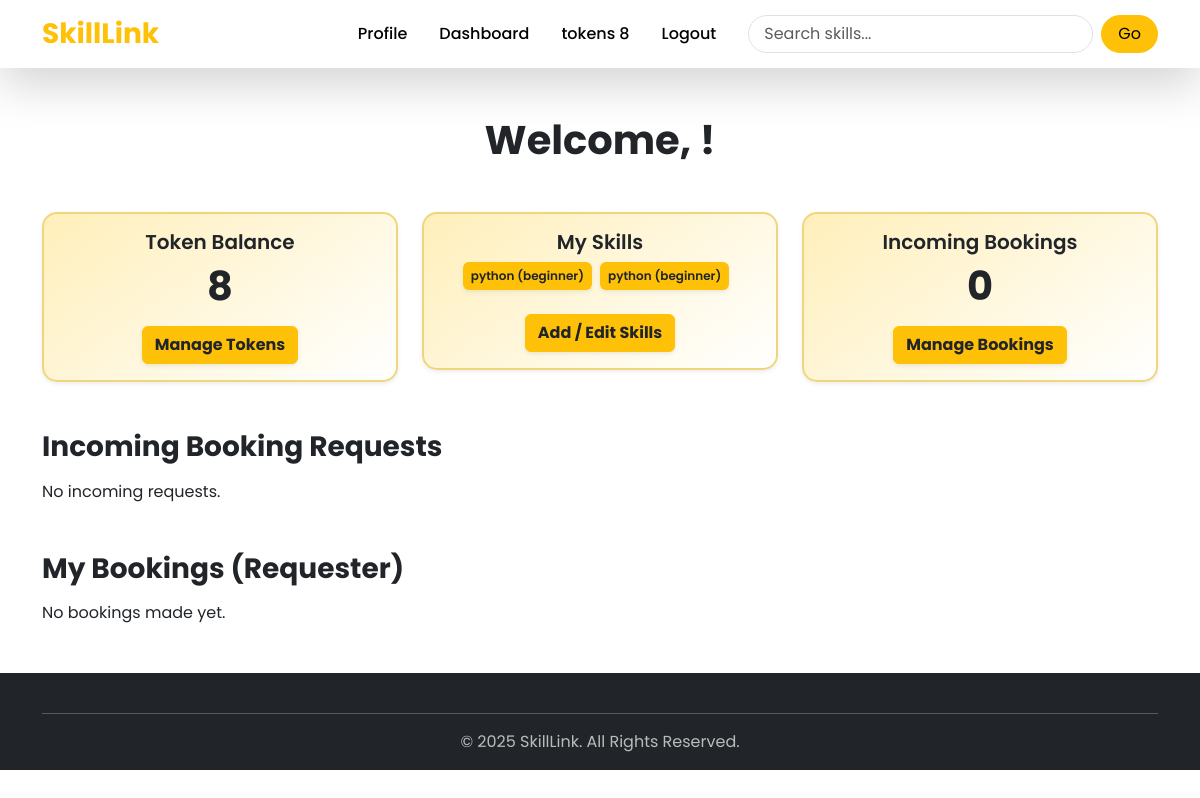
Page /accounts/dashboard/ (signed in) on the committed database.
### accounts/models.py (models this page shows, shortened)
class Profile(models.Model):
    user = models.OneToOneField(User, on_delete=models.CASCADE)
    bio = models.CharField(max_length=100 ,blank=True, null=True)
    profile_pic = CloudinaryField('image', default='default.png')
    location = models.CharField(max_length=100, blank=True, null=True)
    languages_spoken = models.CharField(max_length=200, blank=True, null=True)
    experience_level = models.CharField(
        max_length=20,
        choices=[
            ("beginner", "Beginner"),
            ("intermediate", "Intermediate"),
            ("expert", "Expert"),
        ],
        default="beginner"
    )
    tokens_balance = models.PositiveIntegerField(default=0)
    rating = models.FloatField(default=0.0)
    joined_on = models.DateTimeField(auto_now_add=True)
    verified = models.BooleanField(default=False)
    @property
    def token_balance(self):
        totals = Transaction.objects.filter(user=self).values("transaction_type").annotate(total=models.Sum("amount"))
        earned = next((t["total"] for t in totals if t["transaction_type"] == "earned"), 0)
        spent = next((t["total"] for t in totals if t["transaction_type"] == "spent"), 0)
        purchased = next((t["total"] for t in totals if t["transaction_type"] == "purchased"), 0)
        return (purchased + earned) - spent

### skills/models.py (models this page shows, shortened)
class ProfileSkill(models.Model):
    profile = models.ForeignKey(Profile, on_delete=models.CASCADE, related_name="skills")
    skill = models.ForeignKey(Skill, on_delete=models.CASCADE)
    EXPERIENCE_CHOICES = [
        ("beginner", "Beginner"),
        ("intermediate", "Intermediate"),
        ("advanced", "Advanced"),
        ("expert", "Expert"),
    ]
    experience_level = models.CharField(max_length=20, choices=EXPERIENCE_CHOICES, default="beginner")
    LEARNING_STATUS_CHOICES = [
        ("learning", "Learning"),
        ("practicing", "Practicing"),
        ("mastered", "Mastered"),
        ("teaching", "Teaching"),
    ]
    learning_status = models.CharField(max_length=20, choices=LEARNING_STATUS_CHOICES, default="learning")
    years_of_experience = models.PositiveIntegerField(default=0)
    personal_description = models.TextField(blank=True, null=True)
    available_for_teaching = models.BooleanField(default=False)
    token_cost = models.PositiveIntegerField(default=0)
    times_taught = models.PositiveIntegerField(default=0)
    average_rating = models.FloatField(default=0.0)
    verified = models.BooleanField(default=False)
    notes = models.TextField(blank=True, null=True)
    certificate_url = models.URLField(blank=True, null=True)
    added_on = models.DateTimeField(auto_now_add=True)

class Skill(models.Model):
    name = models.CharField(max_length=100)
    category = models.CharField(max_length=50, blank=True, null=True)
    skill_icon  =CloudinaryField('image', default='default.png')

### accounts/views.py (the view)
# urls.py: path('dashboard/', dashboard, name='dashboard'),
@login_required
def dashboard(request):
    profile, _ = Profile.objects.get_or_create(user=request.user)
    provider_bookings = Booking.objects.filter(provider=profile).order_by('-requested_at')
    incoming_requests = provider_bookings.filter(status='pending')
    accepted_bookings_provider = provider_bookings.filter(status__in=['accepted', 'scheduled'])
    past_bookings_provider = provider_bookings.filter(status__in=['completed', 'rejected', 'cancelled'])
    requester_bookings = Booking.objects.filter(requester=profile).order_by('-requested_at')
    pending_bookings_requester = requester_bookings.filter(status='pending')
    accepted_bookings_requester = requester_bookings.filter(status__in=['accepted', 'scheduled'])
    past_bookings_requester = requester_bookings.filter(status__in=['completed', 'rejected', 'cancelled'])
    user_skills = ProfileSkill.objects.filter(profile=profile)
    context = {
        "profile": profile,
        "user_skills": user_skills,
        "incoming_requests": incoming_requests,
        "accepted_bookings_provider": accepted_bookings_provider,
        "past_bookings_provider": past_bookings_provider,
        "pending_bookings_requester": pending_bookings_requester,
        "accepted_bookings_requester": accepted_bookings_requester,
        "past_bookings_requester": past_bookings_requester,
    }
    return render(request, "dashboard.html", context)

### accounts/templates/dashboard.html (shortened to what this page needs)
{% extends 'base.html' %}
{% block content %}
<div class="container mt-5">
    <h1 class="text-center mb-5 fw-bold text-dark animate__animated animate__fadeInDown">Welcome, {{ user.first_name }}!</h1>
    <div class="row g-4 mb-5">
        <div class="col-md-4">
            <div class="card shadow-sm text-center dashboard-card animate__animated animate__fadeInUp"
                 style="background: linear-gradient(145deg, #ffefba, #ffffff); border-radius:15px; border: 2px solid #f0d67b; transition: transform 0.3s ease;">
                <div class="card-body">
                    <h5 class="card-title fw-semibold">Token Balance</h5>
                    <p class="display-6 fw-bold">{{ profile.token_balance }}</p>
                    <a href="{% url 'token_balance' %}" class="btn btn-warning text-dark fw-bold shadow-sm dashboard-btn">Manage Tokens</a>
                </div>
            </div>
        </div>
        <div class="col-md-4">
            <div class="card shadow-sm text-center dashboard-card animate__animated animate__fadeInUp animate__delay-1s"
                 style="background: linear-gradient(145deg, #ffefba, #ffffff); border-radius:15px; border: 2px solid #f0d67b; transition: transform 0.3s ease;">
                <div class="card-body">
                    <h5 class="card-title fw-semibold">My Skills</h5>
                    {% if user_skills %}
                        <div class="d-flex flex-wrap justify-content-center mb-3">
                            {% for skill in user_skills %}
                                <span class="badge bg-warning text-dark fw-semibold me-2 mb-2 p-2 shadow-sm">
                                    {{ skill.skill.name }} ({{ skill.experience_level }})
                                </span>
                            {% endfor %}
                        </div>
                    {% else %}
                        <p class="text-dark">No skills added.</p>
                    {% endif %}
                    <a href="{% url 'add_skill' %}" class="btn btn-warning text-dark fw-bold shadow-sm dashboard-btn">Add / Edit Skills</a>
                </div>
            </div>
        </div>
        <div class="col-md-4">
            <div class="card shadow-sm text-center dashboard-card animate__animated animate__fadeInUp animate__delay-2s"
                 style="background: linear-gradient(145deg, #ffefba, #ffffff); border-radius:15px; border: 2px solid #f0d67b; transition: transform 0.3s ease;">
                <div class="card-body">
                    <h5 class="card-title fw-semibold">Incoming Bookings</h5>
                    <p class="display-6 fw-bold">{{ incoming_requests.count }}</p>
                    <a href="{% url 'booking_list' %}" class="btn btn-warning text-dark fw-bold shadow-sm dashboard-btn">Manage Bookings</a>
                </div>
            </div>
        </div>
    </div>
    <div class="mb-5">
        <h3 class="mb-3 fw-bold text-dark animate__animated animate__fadeInLeft" id="incoming-bookings">Incoming Booking Requests</h3>
        {% if incoming_requests %}
            {% for booking in incoming_requests %}
            <div class="card mb-3 shadow-sm booking-card animate__animated animate__fadeInUp"
                 style="background: #fffacd; border: 1px solid #f0d67b; border-radius:12px; transition: transform 0.3s ease;">
                <div class="card-body">
                    <p><strong>Requester:</strong> {{ booking.requester.user.get_full_name|default:booking.requester.user.username }}</p>
                    <p><strong>Skill:</strong> {{ booking.skill.name }}</p>
                    <p><strong>Status:</strong> <span class="badge bg-info text-dark">{{ booking.status|capfirst }}</span></p>
                    {% if booking.status == 'pending' %}
                        <a href="{% url 'schedule_meeting' booking.id %}" class="btn btn-primary btn-sm me-1 booking-btn">Schedule Meeting</a>
                        <a href="{% url 'booking_update_status' booking.id 'reject' %}" class="btn btn-danger btn-sm booking-btn">Reject</a>
                    {% elif booking.status == 'scheduled' %}
                        <a href="{% url 'start_meeting' booking.id %}" class="btn btn-success btn-sm me-1 booking-btn">Start Zoom</a>
                        {% if booking.meeting_started %}
                            <a href="{{ booking.meeting_link }}" target="_blank" class="btn btn-info btn-sm booking-btn">Join Zoom</a>
                        {% endif %}
                    {% elif booking.status == 'rejected' %}
                        <span class="badge bg-danger">Rejected</span>
                    {% elif booking.status == 'cancelled' %}
                        <span class="badge bg-warning">Cancelled</span>
                    {% endif %}
                </div>
            </div>
            {% endfor %}
        {% else %}
            <p class="text-dark">No incoming requests.</p>
        {% endif %}
    </div>
    <div class="mb-5">
        <h3 class="mb-3 fw-bold text-dark animate__animated animate__fadeInLeft">My Bookings (Requester)</h3>
        {% if bookings_made %}
            {% for booking in bookings_made %}
            <div class="card mb-3 shadow-sm booking-card animate__animated animate__fadeInUp"
                 style="background: #fffacd; border: 1px solid #f0d67b; border-radius:12px; transition: transform 0.3s ease;">
                <div class="card-body">
                    <p><strong>Provider:</strong> {{ booking.provider.user.get_full_name|default:booking.provider.user.username }}</p>
                    <p><strong>Skill:</strong> {{ booking.skill.name }}</p>
                    <p><strong>Status:</strong> <span class="badge bg-info text-dark">{{ booking.status|capfirst }}</span></p>
                    {% if booking.status == 'pending' %}
                        <a href="{% url 'booking_update_status' booking.id 'cancel' %}" class="btn btn-warning btn-sm booking-btn">Cancel</a>
                    {% elif booking.status == 'scheduled' %}
                        {% if booking.meeting_started %}
                            <a href="{{ booking.meeting_link }}" target="_blank" class="btn btn-info btn-sm booking-btn">Join Zoom</a>
                        {% endif %}
                    {% elif booking.status == 'rejected' %}
                        <span class="badge bg-danger">Rejected</span>
                    {% elif booking.status == 'cancelled' %}
                        <span class="badge bg-warning">Cancelled</span>
                    {% endif %}
                </div>
            </div>
            {% endfor %}
        {% else %}
            <p class="text-dark">No bookings made yet.</p>
        {% endif %}
    </div>
</div>
<link rel="stylesheet" href="https://cdnjs.cloudflare.com/ajax/libs/animate.css/4.1.1/animate.min.css"/>
{% endblock %}

### templates/base.html (shortened to what this page needs)
<!DOCTYPE html>
<html lang="en">
<head>
  <link href="https://cdn.jsdelivr.net/npm/bootstrap@5.3.3/dist/css/bootstrap.min.css" rel="stylesheet">
</head>
<body>
  <nav class="navbar navbar-expand-lg navbar-dark bg-gradient shadow-lg sticky-top">
    <div class="container">
      <a class="navbar-brand fw-bold fs-3 text-warning" href="{% url 'index' %}">SkillLink</a>
      <div class="collapse navbar-collapse" id="navbarNav">
        <ul class="navbar-nav ms-auto align-items-center">
          <li class="nav-item mx-2">
          {% if user.is_authenticated %}
          <li class="nav-item mx-2">
            <a class="nav-link position-relative" href="{% url 'profile' %}">
              Profile
            </a>
          </li>
          <li class="nav-item mx-2">
            <a class="nav-link position-relative" href="{% url 'dashboard' %}">
              Dashboard
            </a>
          </li>
          <li class="nav-item mx-2">
            <a class="nav-link position-relative" href="{% url 'token_balance' %}">
              tokens {{ user.profile.token_balance }}
            </a>
          </li>
            <li class="nav-item mx-2">
              <a class="nav-link" href="{% url 'logout' %}">Logout</a>
            </li>
          {% endif %}
        </ul>
        <form class="d-flex ms-lg-3 mt-3 mt-lg-0" method="GET" action="{% url 'skill_list' %}">
          <input class="form-control me-2 rounded-pill search-input" type="search" placeholder="Search skills..."
                 aria-label="Search" name="q">
          <button class="btn btn-warning rounded-pill px-3" type="submit">Go</button>
        </form>
      </div>
    </div>
  </nav>
  <main>
    {% block content %}{% endblock %}
  </main>
  <footer class="bg-dark text-white pt-4 pb-3 mt-5">
    <div class="container text-center">
      <hr class="border-light">
      <a class="footer-link mx-3">
      &copy; 2025 SkillLink. All Rights Reserved.
      </a>
    </div>
  </footer>
</body>
</html>

### templates/base.html (style rules this page uses)
.navbar.bg-gradient { background: linear-gradient(90deg, #071129 0%, #1c1f3a 100%); transition: all 0.3s ease; }
.nav-link { position: relative; font-weight: 500; color: #000000ff !important; transition: color 0.3s ease; }
.search-input { border-radius: 50px; padding-left: 15px; transition: all 0.3s ease; }
.footer-link { color: #bbb; text-decoration: none; transition: color 0.3s; }

### accounts/templates/dashboard.html (style rules this page uses)
body { font-family: 'Poppins', sans-serif; }
.dashboard-btn, .booking-btn { transition: transform 0.3s ease, box-shadow 0.3s ease; }
.badge { transition: transform 0.3s ease, box-shadow 0.3s ease; }
.animate__animated { --animate-duration: 0.8s; }

### rows in the picture
Profile: token_balance "8"
ProfileSkill: skill.name "python", experience_level "beginner"
ProfileSkill: skill.name "python", experience_level "beginner"

### other values in the picture
{{ user.profile.token_balance }} "8"
{{ incoming_requests.count }} "0"
